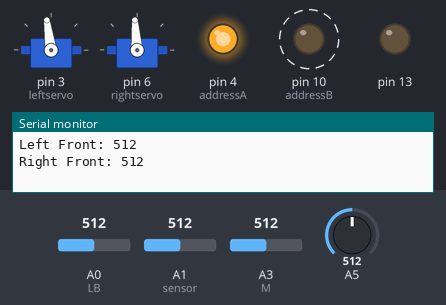
Bench run of a sketch on a simulated Arduino Uno, built with avr-gcc and run on an emulated ATmega328P. On the bench: 2 × servo, output pins drawn as LEDs (lit = HIGH), the last lines printed to the serial monitor. Dashed ring = blinking. The inputs (shaded band) are chosen by the test bench; at power-on: A3 (M) = 512, A0 (LB) = 512, A1 (sensor) = 512, A5 = 512.

Above: at 1.9 s.
2.0 s: A3 (M) set to 960
At 3.0 s:
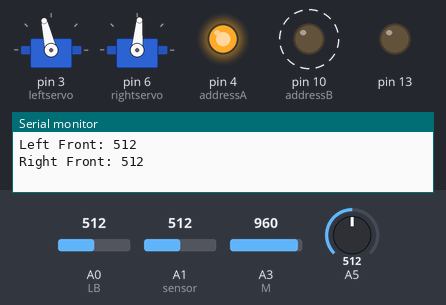
5.5 s: A3 (M) set to 770
At 6.5 s:
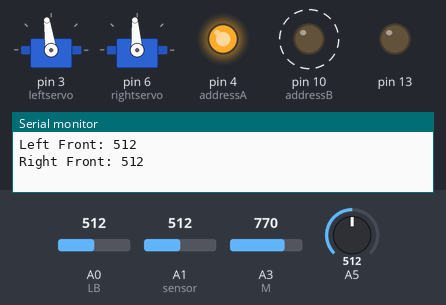
9.4 s: A3 (M) set to 992
At 11.1 s:
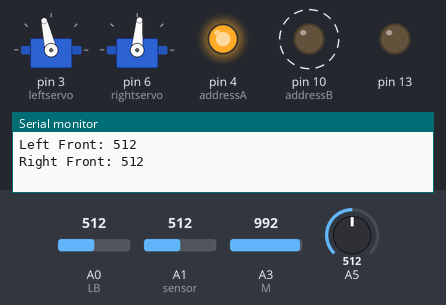
Timing chart, 0 to 19.9 s (numbered marks = the images above; inputs shaded):
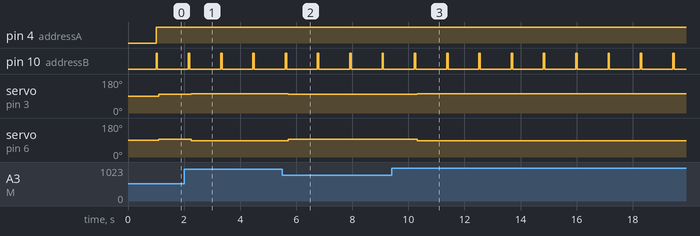

The sketch:

move_nov18.ino
```cpp
#include <Servo.h>

Servo leftservo;
Servo midservo; //create servo object for left wheel
Servo rightservo;


//create servo object for right wheel
//real speed for servos not moving is 94
//mux connects to left and right line sensors and left and right wall sensors
int A = 0;
int B = 0;
int LF;
int RF;
int LB=A0; //Orange wire
int RB=A2; //Green wire
int M =A3;
int black= 750; //black sensor reading
int white= 750; // white sensor reading
int threshold = 840; //over 750 is black, under 750 is white
int threshold_lb = 780;
int threshold_rb = 950;
//int threshold_lb =
//int threshold_lf =
int backblack = 900;
int backwhite = 500;
int past;
int current;
bool intersection = false;
int past_front;
int past_right;
int past_left;
int current_front;
int current_right;
int current_left;
int current_sum_front;
int current_sum_right;
int current_sum_left;
int past_sum_front;
int past_sum_right;
int past_sum_left;
double curr_average_front;
double curr_average_right;
double curr_average_left;
double past_average_front;
double past_average_right;
double past_average_left;
int iteration;
bool wallFront;
bool wallLeft;
bool wallRight;
byte currentWallValue;
int totalChannels = 8;
int addressA = 4;
int addressB = 10;
int leftBackline;
int rightBackline;
int leftIR;
int rightIR;
int count;
int front_middle;
int front_left;
int front_right;


void setup() {
  Serial.begin(9600);
  leftservo.attach(3);     //Connect left servo white wire to pin 3
  rightservo.attach(6);   //Connect right servo white wire to pin 6

  pinMode(addressA, OUTPUT);
  pinMode(addressB, OUTPUT);
  pinMode(A0, INPUT);
  pinMode(A1, INPUT);
  pinMode(A2, INPUT);
  pinMode(A3, INPUT);
  pinMode(A5, INPUT);
  pinMode(13, OUTPUT);
}

void loop() {

  move_one();


}

/*void move_straight(){
  Serial.println(analogRead(LF));
  Serial.println(analogRead(M));
  Serial.println(analogRead(RF));


  if (analogRead(M) >= black && analogRead(LF) <= white && analogRead(RF) <= white){

  leftservo.write(180);
  rightservo.write(0); //if its on a line, move forward
  }
}*/


//move is the line follow
void move(){

  //Serial.println("print");


  line_sense();
  //Serial.println("finished line sense");

  if (front_middle >= threshold /*&& (analogRead(LF) >= white||analogRead(RF) >= white)*/){ //if at least two sensors are black, move forward
    leftservo.write(103);
    rightservo.write(85);
    //Serial.println("first if");
    }

  //if leftfront and middle sensor is white and rightfront is black, move right, left wheel faster
  else if(front_left<=threshold) /*&& analogRead(M)<=threshold) && analogRead(RF)>=threshold*/{
   leftservo.write(98);
   rightservo.write(94);
   //Serial.println("second if");
  }


  //if rightfront and middle sensor is white and leftfront is black, move left, right wheel faster
  else if(front_right<=threshold /*&& analogRead(M)<=threshold) && analogRead(RF)>=threshold*/){
    leftservo.write(94);
    rightservo.write(89);
    //Serial.println("third if");
    /*if((analogRead(M) <= threshold && analogRead(LF) <= threshold) && analogRead(RF) <= threshold) {
       leftservo.write(100);
       rightservo.write(94);
       delay(250);*/
  }

  //Serial.println("finishes if");
  //Serial.println(" ");
  //intersection_action();
}


/*void empty(){
  while (analogRead(LF)<=white&&analogRead(RF)<=white&&analogRead(M)<=white == true){
      move_straight(); //if all three sensors are white, move forward until line is found
  }

  leftservo.write(90);
  rightservo.write(90);
} */


void move_one(){ //move forward until it's at a cross section

  while((analogRead(LB) >= threshold_lb && analogRead(RB) >=threshold_rb)!=true){
    //Serial.println("middle line: " + String(analogRead(M), DEC));
    //Serial.println("right back: "+ String(analogRead(RB), DEC));
    //Serial.println("left back: "+ String(analogRead(LB), DEC));
    delay(1000);
    move();

    past= analogRead(A5);
    delay(50);
    current=analogRead(A5);


    }
  if(current+15<past){
      leftservo.write(94);
      rightservo.write(94);
      delay(10000);
      }
  }


 void turn_right(){
 leftservo.write(98);
 rightservo.write(98);
 delay(500);
 //this is dependent on left front line
    A = 1;
    B = 1;
    digitalWrite(addressA, A);
    digitalWrite(addressB, B);
 while(analogRead(A1)<=threshold){
   leftservo.write(98);
   rightservo.write(98);
   }

  }

 void turn_left(){
  leftservo.write(89);
  rightservo.write(89);
    delay(500);

    A = 1;
    B = 0;
    digitalWrite(addressA, A);
    digitalWrite(addressB, B);
   //this is dependent on right front line
  while(analogRead(A1)<=threshold){
    leftservo.write(89);
    rightservo.write(89); }

  }

  void line_sense() {
    //Analog pin for front sensor
    front_middle = analogRead(M); //middle line sensor
    //Analog pin for left sensor
    A = 1;
    B = 1;
    digitalWrite(addressA, A);
    digitalWrite(addressB, B);
    delay(50);
    front_left = analogRead(A1);//left line sensor
    Serial.println("Left Front: " + String(front_left, DEC));
    //Analog pin for right sensor
    A = 1;
    B = 0;
    digitalWrite(addressA, A);
    digitalWrite(addressB, B);
    delay(50);
    front_right = analogRead(A1); //right line sensor
    Serial.println("Right Front: " + String(front_right, DEC));
    Serial.println(" ");
  }

  void wall_locate() {
    past_sum_front = current_sum_front;
    past_sum_left = current_sum_left;
    past_sum_right = current_sum_right;
    past_average_front = curr_average_front;
    past_average_left = curr_average_left;
    past_average_right = past_average_right;

  while(iteration < 7) {
    //Analog pin for front sensor
    current_front = analogRead(A5);
    //Analog pin for left sensor
    A = 0;
    B = 0;
    digitalWrite(addressA, A);
    digitalWrite(addressB, B);
    current_left = analogRead(A1);
    //Analog pin for right sensor
    A = 0;
    B = 1;
    digitalWrite(addressA, A);
    digitalWrite(addressB, B);
    current_right = analogRead(A1);

    //Sums current values
    current_sum_front = current_sum_front + current_front;
    current_sum_left = current_sum_left + current_left;
    current_sum_right = current_sum_right + current_right;
    iteration++;
    delay(10);
  }

  if (iteration == 7)
  {
    curr_average_front = current_sum_front / double(iteration - 7);
    current_sum_front = 0;
    curr_average_left = current_sum_left / double(iteration - 7);
    current_sum_left = 0;
    curr_average_right = current_sum_right / double(iteration - 7);
    current_sum_right = 0;
    iteration = 0;
  }


  // robot will be continuously reading data but will only act upon the data received at each intersection
  //at intersection the wall action will be taken dependent on values collected at the intersection/prior to it with the summation of the values
  //
  //maximum of 280 milliseconds(14 iterations * 20 millisecond delay per iteration)
  //change the difference value of this addition to fix wall sensing

    if(curr_average_front+10<past_average_front)
    {
        wallFront = !wallFront;
    }

    if(curr_average_left+50<past_average_left)
    {
        wallLeft = !wallLeft;
    }

    if(curr_average_right+50<past_average_right)
    {
        wallRight = !wallRight;
    }


            //Convert bool values into currentWallValue (first bit: wallFront, second bit: wallLeft,                //third bit: wallRight)
  if (wallFront && wallLeft && wallRight)
    currentWallValue = B111;

  else if (wallFront && wallLeft && !wallRight)
    currentWallValue = B110;

  else if (wallFront && !wallLeft && wallRight)
    currentWallValue = B101;

  else if (wallFront && !wallLeft && !wallRight)
    currentWallValue = B100;

  else if (!wallFront && wallLeft && wallRight)
    currentWallValue = B011;

  else if (!wallFront && wallLeft && !wallRight)
    currentWallValue = B010;

  else if (!wallFront && !wallLeft && wallRight)
    currentWallValue = B001;

  else
    currentWallValue = B000;
  }

void intersection_action() {
  wall_locate();

              //UNAVOIDABLE ACTIONS (e.g. if there is a dead end you must turn around)
              //if there are wall on all sides, turn around
  if (currentWallValue = B111)
        {
            turn_right();
            turn_right();
        }

                         //ACTIONS CAN BE MODIFIED (e.g. if there is only a wall in front you can move
      //left or right

                         //walls left and front of the robot: can turn right or turn around
  else if (currentWallValue = B110)
        {
            turn_right();
        }

                          //walls right and front of the robot: can turn left or turn around
      else if (currentWallValue = B101)
        {
            turn_left();
        }

                         //wall in front of the robot
  else if (currentWallValue = B100)
        {
            turn_right();
        }

      currentWallValue= 0;
                         //no walls just goes into next set of moving forward to the next intersection

  }
```

Measured:
- after the input at 2.0 s, servo on pin 3 (leftservo): 98° → 103° after 0.25 s; servo on pin 6 (rightservo): 94° → 85° after 0.25 s
- after the input at 5.5 s, servo on pin 3 (leftservo): 103° → 98° after 0.21 s; servo on pin 6 (rightservo): 85° → 94° after 0.21 s
- after the input at 9.4 s, servo on pin 3 (leftservo): 98° → 103° after 0.91 s; servo on pin 6 (rightservo): 94° → 85° after 0.91 s
- by itself, pin 10 (addressB): alternates HIGH for 0.05 s and LOW for 1.1 s
